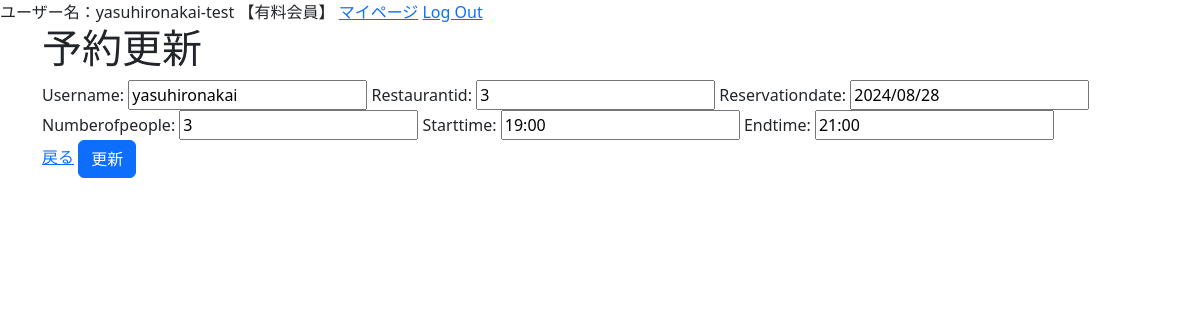
Screenshot of /main/reservationupdate/1 (signed in) with the database file from the repository.
### accounts/models.py (models this page shows)
class CustomUser(AbstractUser):
    is_subscribed = models.BooleanField(default=False, verbose_name='有料会員')
    cord_number = models.CharField(max_length=200,verbose_name='カードNo',null=True,blank=True)
    date_of_expiry = models.CharField(max_length=200, verbose_name='有効期限',null=True,blank=True)
    security_key = models.CharField(max_length=200, verbose_name='セキュリティキー',null=True,blank=True)
    class Meta:
        verbose_name_plural = 'CustomUser'

### main/models.py (models this page shows, shortened)
class Reservation(models.Model):
    username = models.CharField(max_length=200)
    restaurantid = models.PositiveIntegerField()
    reservationdate = models.CharField(max_length=10)
    numberofpeople = models.PositiveIntegerField()
    starttime = models.CharField(max_length=10)
    endtime = models.CharField(max_length=10)

### main/views.py (the view, shortened to what this page needs)
# urls.py: path('main/reservationupdate/<int:pk>',views.ReservationUpdateView.as_view(), name="reservation_update"),
class ReservationUpdateView(UpdateView):
    model = Reservation
    fields = '__all__'
    template_name_suffix = '_Update_form'
    def get_context_data(self, **kwargs):
        restaurantid = self.request.GET.get('restaurantid')
        context = super(ReservationUpdateView, self).get_context_data(**kwargs)
        context.update({
            'restaurantid': restaurantid,
        })
        return context

### main/templates/main/Reservation_Update_form.html (shortened to what this page needs)
{% extends "base.html" %}
{% load bootstrap %}
{% block content %}
<h1>予約更新</h1>
<form method="post" enctype="multipart/form-data">
    {{ form|bootstrap }}
    <br>
    <a href="{% url 'reservation_list' %}?restaurantid={{ review.restaurantid }}">戻る</a>
    <form action="{% url 'reservation_list' %}?restaurantid={{ review.restaurantid }}" method="get">
        <input type="submit" class="btn btn-primary" value="更新">
    </form>
</form>
{% endblock %}

### main/templates/base.html (shortened to what this page needs)
<!DOCTYPE html>
<html lang="ja">
<head>
    <link href="https://cdn.jsdelivr.net/npm/bootstrap@5.3.0-alpha3/dist/css/bootstrap.min.css" rel="stylesheet">
</head>
<body>
    {% if user.is_authenticated %}
        <a>ユーザー名：{{ user.username }}</a>
        {% if user.is_subscribed %}
            <a>【有料会員】</a>
        {% else %}
            <a>【普通会員】</a>
        {% endif %}
        <a href="{% url 'mypage' %}">マイページ</a>
        <a href="{% url 'account_logout' %}">Log Out</a>
    {% else %}
        <a href="{% url 'account_login' %}">Log In</a>
        <a href="{% url 'account_signup' %}">Sign Up</a>
    {% endif %}
    <div class="container">
        {% block content %}{% endblock %}
    </div>
</body>
</html>

### rows the page displays
CustomUser: username "yasuhironakai-test"
Reservation: username "yasuhironakai", restaurantid "3", reservationdate "2024/08/28", numberofpeople "3", starttime "19:00", endtime "21:00"
